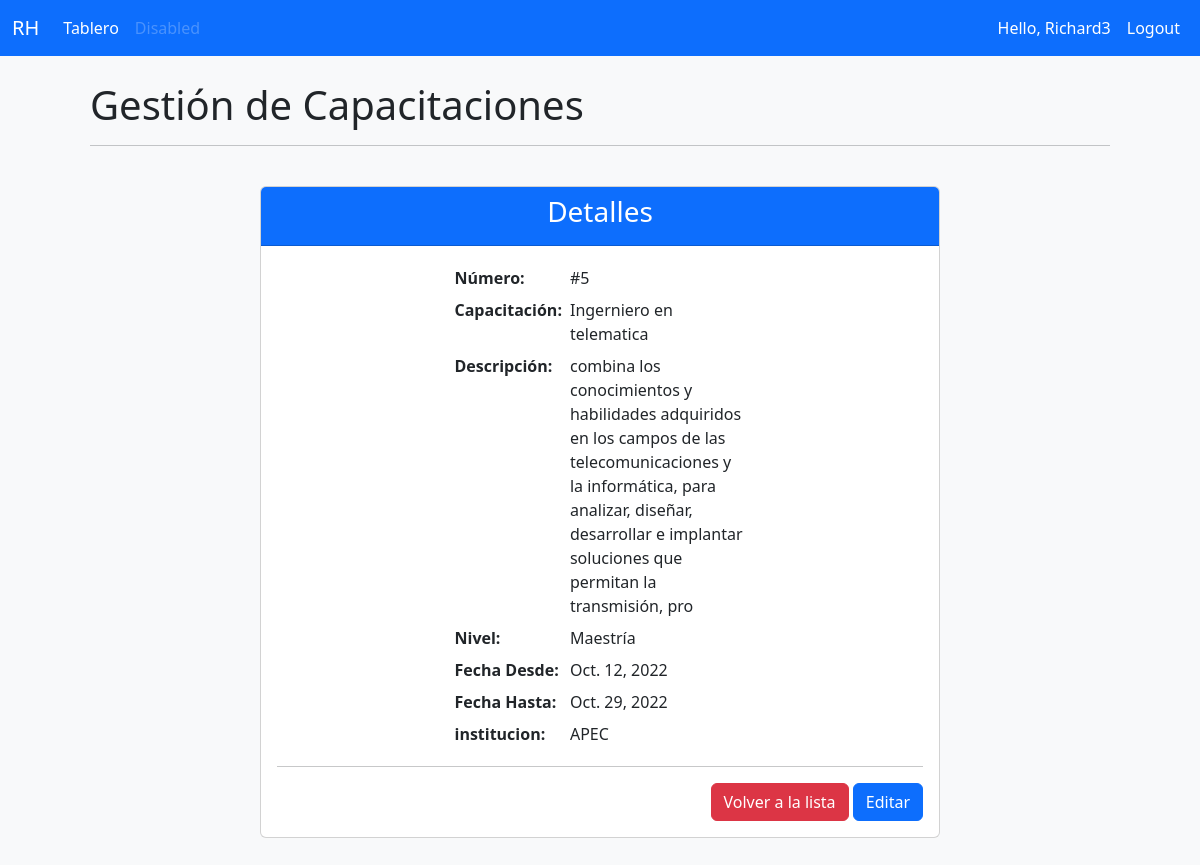
The page /Detallescapacitacion/5 (signed in) on the database its author committed.
### msrh/models.py (models this page shows, shortened)
class Capacitacion(models.Model):
    NIVEL ={
        ('Grado', 'Grado'),
        ('Post-grado', 'Post-grado'),
        ('Maestría', 'Maestría'),
        ('Doctorado', 'Doctorado'),
        ('Técnico', 'Técnico'),
        ('Gestión', 'Gestión'),
    }
    id = models.AutoField(auto_created=True ,primary_key= True, serialize=False,verbose_name='ID')
    capacitacion = models.CharField(max_length=50, null=True, verbose_name='Capacitación')
    descripcion = models.CharField(max_length=200, null=True, verbose_name='Descripción')
    nivel = models.CharField(max_length=12, null=True, choices= NIVEL, verbose_name='Nivel')
    fechaDesde = models.DateField(verbose_name='Fecha Desde')
    fechaHasta = models.DateField(verbose_name='Fecha Hasta')
    institucion = models.CharField(max_length=50, null=True, verbose_name='Institución')
    def __str__(self):
        return self.capacitacion

### msrh/decorators.py (the view)
        def wrapper_func(request, *args, **kwargs):
            group = None
            if request.user.groups.exists():
                group = request.user.groups.all()[0].name
            if group in allowed_roles:
                return view_func(request, *args, **kwargs)
            else:
                return HttpResponse('No estas autorizado para ver la pagina')

### msrh/views.py (called while the page is built)
@login_required(login_url='login')
@allowed_users(allowed_roles=['admin', 'candidato'])
def detail_Capacitacion(request, pk):
    capacitacion = Capacitacion.objects.get(id=pk)
    context = {'capacitacion':capacitacion}
    return render(request, 'msrh/CRUD/Detallescapacitacion.html', context)

### msrh/templates/msrh/CRUD/Detallescapacitacion.html
{% extends 'msrh/main.html' %}
{% block content %}
<h1>Gestión de Capacitaciones</h1>
<hr><br>
<div class="card col-md-8 offset-md-2">
    <div class="card-header text-center bg-primary text-white">
     <h3>Detalles</h3>
    </div>
    <div class="card-body">
            <div class="container col-md-6 col-lg-13">
                <table class="table table-borderless table-sm table-hover table-responsive">
                    <tr>
                        <th>Número: </th>
                        <td>#{{capacitacion.id}}</td>
                    </tr>
                    <tr>
                        <th>Capacitación: </th>
                        <td>{{capacitacion}}</td>
                    </tr>
                    <tr>
                        <th>Descripción: </th>
                        <td>{{capacitacion.descripcion}}</td>
                    </tr>
                    <tr>
                        <th>Nivel: </th>
                        <td>{{capacitacion.nivel}}</td>
                    </tr>
                    <tr>
                        <th>Fecha Desde: </th>
                        <td>{{capacitacion.fechaDesde}}</td>
                    </tr>
                    <tr>
                        <th>Fecha Hasta: </th>
                        <td>{{capacitacion.fechaHasta}}</td>
                    </tr>
                    <tr>
                        <th>institucion: </th>
                        <td>{{capacitacion.institucion}}</td>
                    </tr>
                  </table>
    </div>
    <hr>
                <div class="modal-footer">
                <div class="bd-example">
                <a href="{% url 'capacitacion' %}" class="btn btn-danger">Volver a la lista</a>
                <a href="{% url 'Editarcapacitacion' capacitacion.id %}" class="btn btn-primary">Editar</a>
            </div>
        </div>
    </div>
  </div>
{% endblock %}

### msrh/templates/msrh/navbar/navbarADMIN.html (shortened to what this page needs)
{% load static %}
<nav class="navbar navbar-expand-lg navbar-dark bg-primary fixed-top">
    <div class="container-fluid">
      <a class="navbar-brand" href="#">RH</a>
      <div class="collapse navbar-collapse" id="navbarSupportedContent">
        <ul class="navbar-nav me-auto mb-2 mb-lg-0">
          <li class="nav-item">
            <a class="nav-link active" aria-current="page" href="{% url 'home' %}">Tablero</a>
          </li>
          <li class="nav-item">
            <a class="nav-link disabled">Disabled</a>
          </li>
        </ul>
        <div class="d-flex" >
          <ul class="navbar-nav me-auto mb-2 mb-lg-0">
            <li class="nav-item">
              <span class="nav-link active">Hello, {{request.user}}</span>
            </li>
            <li class="nav-item">
              <a class="nav-link active" aria-current="page" href="{% url 'logout' %}">Logout</a>
            </li>
          </ul>
        </div>
      </div>
    </div>
  </nav>

### rows shown on the page
Capacitacion: id "5", capacitacion "Ingerniero en telematica", descripcion "combina los conocimientos y habilidades adquiridos en los campos de las telecomunicaciones y la informática, para analizar, diseñar, desarrollar e implantar soluciones que permitan la transmisión, pro", nivel "Maestría", fechaDesde "Oct. 12, 2022", fechaHasta "Oct. 29, 2022", institucion "APEC"

### other values the page prints
{{ request.user }} "Richard3"
